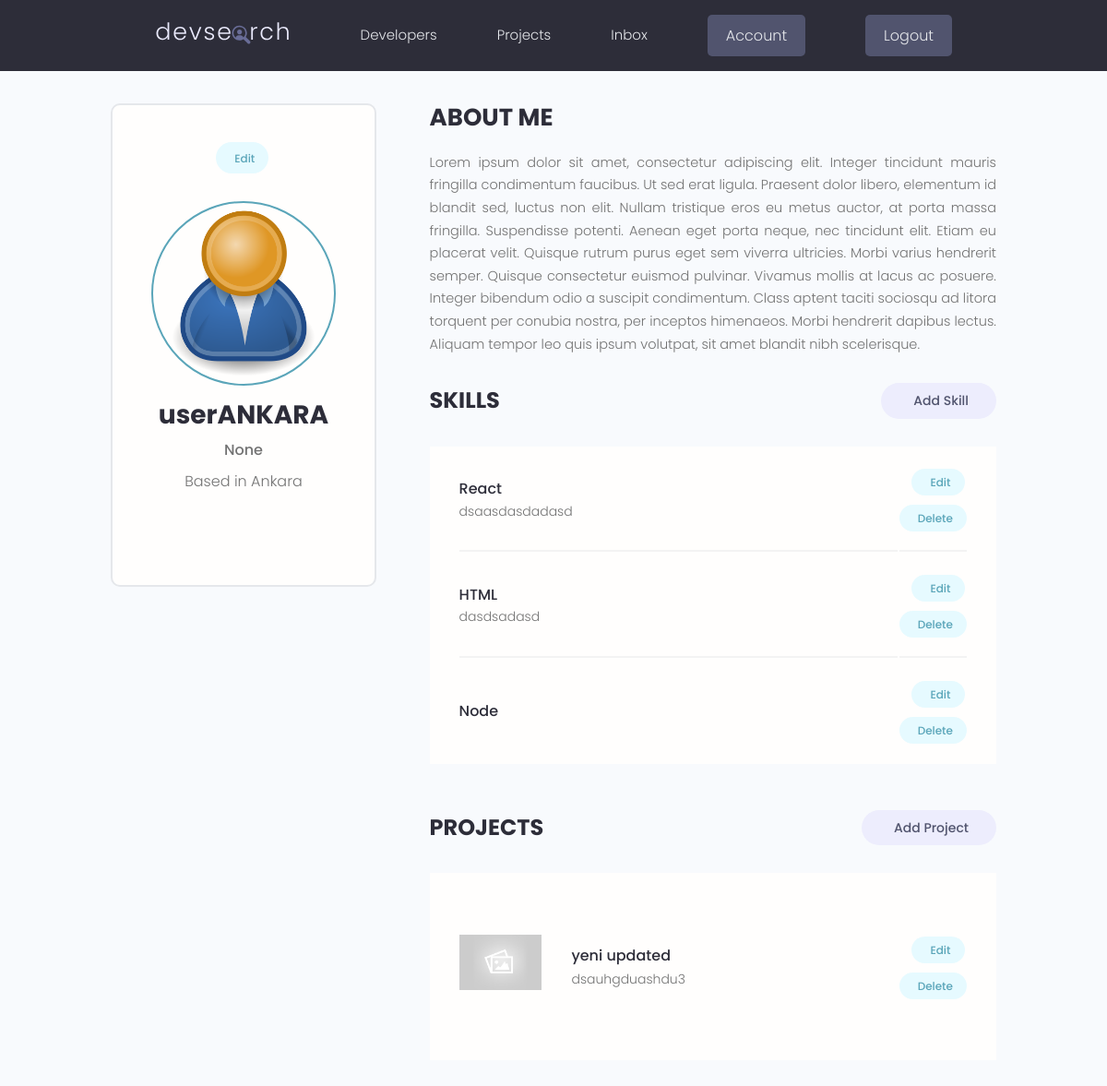
Screenshot of /account (signed in) with the database file from the repository.
### users/models.py (models this page shows, shortened)
class Profile(models.Model):
    user = models.OneToOneField(User, on_delete=models.CASCADE, null=True, blank=True)
    name = models.CharField(max_length=200, null=True, blank=True)
    email = models.EmailField(max_length=500, null=True, blank=True)
    username = models.CharField(max_length=200, null=True, blank=True)
    location = models.CharField(max_length=200, null=True, blank=True)
    short_intro = models.CharField(max_length=200, null=True, blank=True)
    bio = models.TextField(null=True, blank=True)
    profile_image = models.ImageField(null=True, blank=True, upload_to="profiles/", default="profiles/user-default.png")
    social_github = models.CharField(max_length=200, null=True, blank=True)
    social_twitter = models.CharField(max_length=200, null=True, blank=True)
    social_linkedin = models.CharField(max_length=200, null=True, blank=True)
    social_youtube= models.CharField(max_length=200, null=True, blank=True)
    social_website = models.CharField(max_length=200, null=True, blank=True)
    created = models.DateTimeField(auto_now_add=True)
    id = models.UUIDField(default=uuid.uuid4, unique=True, primary_key=True, editable=False)

class Skill(models.Model):
    owner = models.ForeignKey(Profile, on_delete=models.CASCADE, null=True, blank=True)
    name = models.CharField(max_length=200, null=True, blank=True)
    description = models.TextField(null=True, blank=True)
    created = models.DateTimeField(auto_now_add=True)
    id = models.UUIDField(default=uuid.uuid4, unique=True, primary_key=True, editable=False)

### projects/models.py (models this page shows, shortened)
class Project(models.Model):
    owner = models.ForeignKey(Profile, null=True, blank=True, on_delete=models.SET_NULL)
    title = models.CharField(max_length=200)
    description = models.TextField(null=True, blank=True)
    featured_image = models.ImageField(null=True, blank=True, default="default.jpg")
    demo_link = models.CharField(max_length=2000, null=True, blank=True)
    source_link = models.CharField(max_length=2000, null=True, blank=True)
    tags = models.ManyToManyField('Tag', blank=True)
    vote_total = models.IntegerField(default=0, null=True, blank=True)
    vote_ratio = models.IntegerField(default=0, null=True, blank=True)
    created = models.DateTimeField(auto_now_add=True)
    id = models.UUIDField(default=uuid.uuid4, unique=True, primary_key=True, editable=False)

### users/views.py (the view)
# urls.py: path('account', views.userAccount, name="account"),
@login_required(login_url='login')
def userAccount(request):
    profile = request.user.profile
    skills = profile.skill_set.all()
    projects = profile.project_set.all()
    context = {'profile': profile, 'skills': skills, 'projects': projects}
    return render(request, 'users/account.html', context)

### users/templates/users/account.html (shortened to what this page needs)
{% extends 'main.html' %}
{% block content %}
  <main class="settingsPage profile my-md">
    <div class="container">
      <div class="layout">
        <div class="column column--1of3">
          <div class="card text-center">
            <div class="card__body dev">
              <a class="tag tag--pill tag--main settings__btn" href="{% url 'edit-account' %}"> Edit</a>
              <img class="avatar avatar--xl dev__avatar" src="{{profile.profile_image.url}}" />
              <h2 class="dev__name">{{ profile.name}} </h2>
              <p class="dev__title">{{ profile.short_intro }}</p>
              <p class="dev__location">Based in {{ profile.location }}</p>
            </div>
          </div>
        </div>
        <div class="column column--2of3">
          <div class="devInfo">
            <h3 class="devInfo__title">About Me</h3>
            <p class="devInfo__about">
            {{ profile.bio}}
            </p>
          </div>
          <div class="settings">
            <h3 class="settings__title">Skills</h3>
            <a class="tag tag--pill tag--sub settings__btn tag--lg" href="#"> Add Skill</a>
          </div>
          <table class="settings__table">
            {% for skill in  skills %}
            <tr>
              <td class="settings__tableInfo">
                <h4>{{skill.name}}</h4>
                <p>
                {{skill.description}}
                </p>
              </td>
              <td class="settings__tableActions">
                <a class="tag tag--pill tag--main settings__btn" href="#"> Edit</a>
                <a class="tag tag--pill tag--main settings__btn" href="#">
                  Delete</a>
              </td>
            </tr>
            {% endfor %}
          </table>
          <div class="settings">
            <h3 class="settings__title">Projects</h3>
            <a class="tag tag--pill tag--sub settings__btn tag--lg" href="#"> Add Project</a>
          </div>
          <table class="settings__table">
            {% for project in projects  %}
            <tr>
              <td class="settings__thumbnail">
                <a href="{% url 'project' project.id %}"><img src="{{project.featured_image.url}}" alt="Project Thumbnail" /></a>
              </td>
              <td class="settings__tableInfo">
                <a href="{% url 'project' project.id %}"">{{ project.title }}</a>
                <p>
                    {{ project.description|slice:"150"}}
                </p>
              </td>
              <td class="settings__tableActions">
                <a class="tag tag--pill tag--main settings__btn" href="#"> Edit</a>
                <a class="tag tag--pill tag--main settings__btn" href="#">
                  Delete</a>
              </td>
            </tr>
            {% endfor %}
          </table>
        </div>
      </div>
    </div>
  </main>
  {% endblock %}

### static/styles/app.css (style rules this page uses)
:root { --color-sub: #2d2d39; }
.card { border: 2px solid var(--color-light); }
img { width: 100%; }
.profile .card > .dev { padding: 4rem; }
.dev__avatar { display: block; margin: auto; }
.dev__name { color: var(--color-sub); font-size: 2.8rem; font-weight: 700; margin-top: 1rem; margin-bottom: 0.5rem; }
.dev__title { font-size: 1.6rem; font-weight: 500; line-height: 1.3; }
.dev__location { margin-top: 1rem; }
.devInfo { margin-bottom: 3rem; }
.devInfo__title, .devInfo__subtitle { font-size: 2.6rem; color: var(--color-sub); text-transform: uppercase; font-weight: 700; margin-bottom: 1.5rem; }
.devInfo__about, .devSkill__info { font-size: 1.45rem; line-height: 1.7; text-align: justify; }
.settingsPage .dev > .settings__btn { display: inline-block; margin-bottom: 3rem; }
.settings { display: flex; justify-content: space-between; align-items: center; }
.settings__title { font-size: 2.4rem; text-transform: uppercase; font-weight: 700; color: var(--color-sub); }
.settings__table { margin-top: 3rem; margin-bottom: 5rem; padding: 0 3rem; background: var(--color-white); }
.settings__table tr { width: 100%; }
.settings__table tr > td { padding: 2rem 0; }
.settings__table tr:not(:last-child) td { border-bottom: 2px solid var(--color-white-light); }
.settings__thumbnail { width: 23%; min-width: 10rem; }
.settings__thumbnail img { padding-right: 3rem; height: 15rem; object-fit: contain; }
.settings__tableInfo { width: 100%; }
.settings__tableInfo h4, .settings__tableInfo a { padding-right: 1rem; width: auto; font-size: 1.6rem; font-weight: 500; color: var(--color-sub); }
.settings__tableInfo p { font-size: 1.4rem; }
.settings__tableActions { text-align: right; }

### static/uikit/styles/modules/_variables.css (style rules this page uses)
:root { --color-main: #5aa5b9; --color-main-light: #e6faff; --color-sub: #3f4156; --color-sub-light: #51546e; --color-sub-lighter: #ededfd; --color-text: #737373; --color-gray: #8b8b8b; --color-light: #e5e7eb; --color-light-gray: #767676; --color-bg: #f8fafd; --color-white: #fffefd; --color-white-light: #f3f3f3; --color-success: #359e64; --color-success-bg: #def8e8; --color-error: #fc4b0b; --color-error-bg: #fff2ee; --font-base: 'Poppins', arial, helvetica, 'Segoe UI', roboto, ubuntu, sans-serif; --font-monospace: 'Fira Code', 'Courier New', courier, monospace; --font-regular: 300; --font-medium: 500; --font-bold: 700; --generic-shadow: 1px 1px 5px #00000010; --generic-transition: all 0.3s ease-in-out; }

### static/uikit/styles/modules/_base.css (style rules this page uses)
* { margin: 0; padding: 0; box-sizing: border-box; text-rendering: optimizeLegibility; color: inherit; font-size: inherit; }
html { font-size: 50%; }
@media only screen and (min-width: 480px) { html { font-size: 56.25%; } }
@media only screen and (min-width: 1200px) { html { font-size: 62.5%; } }
body { line-height: 1.6; font-weight: 400; font-size: 1.5rem; color: var(--color-text); background-color: var(--color-bg); min-height: 100vh; }

### static/uikit/styles/modules/_typography.css (style rules this page uses)
* { font-family: var(--font-base); }
h2 { font-size: 3.6rem; font-weight: var(--font-bold); }
h3 { font-size: 3.2rem; font-weight: var(--font-medium); }
h4 { font-size: 2.8rem; font-weight: var(--font-medium); }
p, span, strong { font-size: 1.6rem; color: var(--color-text); font-weight: var(--font-regular); }
a { padding-bottom: 2px; text-decoration: none; display: inline-block; color: var(--color-main); font-weight: var(--font-medium); }

### static/uikit/styles/modules/_utilities.css (style rules this page uses)
.container { width: 92%; max-width: 165rem; margin: 0 auto; box-sizing: border-box; }
@media screen and (min-width: 1000px) { .container { width: 90%; } }
@media screen and (min-width: 1200px) { .container { width: 80%; } }
.text-center { text-align: center; }
.my-md { margin: 3rem auto; }

### static/uikit/styles/modules/_avatar.css (style rules this page uses)
.avatar { border-radius: 50%; border: 2px solid var(--color-main); object-fit: cover; }
.avatar--xl { height: 20rem; width: 20rem; }

### static/uikit/styles/modules/_card.css (style rules this page uses)
.card { border-radius: 1rem; background-color: var(--color-white); border: 1.5px solid var(--color-light); width: auto; height: auto; margin-top: 0.5rem; margin-bottom: 0.5rem; overflow: hidden; }
.card__body, .card__header { padding: 2rem 2.5rem; }

### static/uikit/styles/modules/_layout.css (style rules this page uses)
.layout { display: flex; flex-flow: row wrap; justify-content: space-between; }
.layout > .column { margin-bottom: 3rem; }
.layout > .column.column--1of3 { flex-basis: 30%; }
.layout > .column.column--2of3 { flex-basis: 64%; }

### rows the page displays
Profile: profile_image (placeholder picture), name "userANKARA", short_intro "None", location "Ankara", bio "Lorem ipsum dolor sit amet, consectetur adipiscing elit. Integer tincidunt mauris fringilla condimentum faucibus. Ut sed erat ligula. Praesent dolor libero, elementum id blandit sed, luctus non elit. Nullam tristique eros eu metus auctor, at porta massa fringilla. Suspendisse potenti. Aenean eget porta neque, nec tincidunt elit. Etiam eu placerat velit. Quisque rutrum purus eget sem viverra ultricies. Morbi varius hendrerit semper. Quisque consectetur euismod pulvinar. Vivamus mollis at lacus ac posuere. Integer bibendum odio a suscipit condimentum. Class aptent taciti sociosqu ad litora torquent per conubia nostra, per inceptos himenaeos. Morbi hendrerit dapibus lectus. Aliquam tempor leo…"
Skill: name "React", description "dsaasdasdadasd"
Skill: name "HTML", description "dasdsadasd"
Skill: name "Node"
Project: featured_image (placeholder picture), title "yeni updated", description "dsauhgduashdu3"
